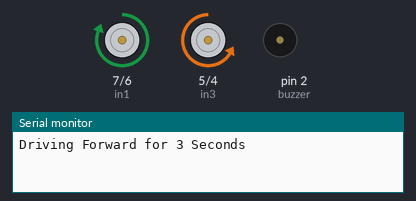
This sketch was run on a simulated Arduino Uno, built with avr-gcc and run on an emulated ATmega328P. Parts: motor-driver pin pairs drawn as motors (green arrow = first pin HIGH = forward, orange = second pin HIGH = backward, longer = more drive, scaled by the enable pin), buzzer (waves = sounding, pin HIGH), the last lines printed to the serial monitor. At 7.0 s the program stops and its outputs stay as they are.

Above: at 0.1 s.
At 3.1 s:
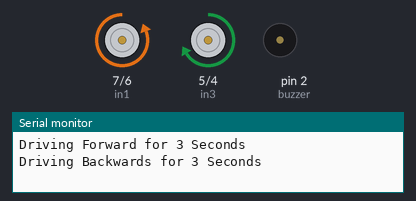
At 6.1 s:
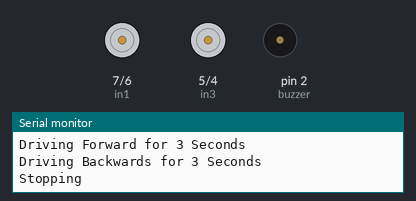
Timing chart, 0 to 7.6 s (numbered marks = the images above):
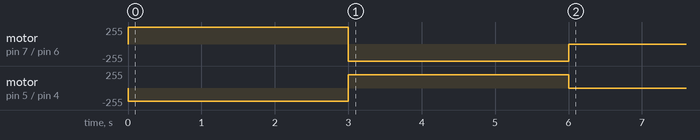

The sketch:

swarm_rover.ino
```cpp
#include "SoftwareSerial.h"
SoftwareSerial mySerial(0, 1); // RX | TX

char t;
int buzzer = 2;
int trigPin = A0;
int echoPin = A1;

long duration, distance;

// Motor A

int enA = 8;
int in1 = 7;
int in2 = 6;

// Motor B

int enB = 3;
int in3 = 5;
int in4 = 4;

void setup()
{
  Serial.begin(9600);

  pinMode(enA, OUTPUT);
  pinMode(enB, OUTPUT);
  pinMode(in1, OUTPUT);
  pinMode(in2, OUTPUT);
  pinMode(in3, OUTPUT);
  pinMode(in4, OUTPUT);
  pinMode(buzzer, OUTPUT);

  pinMode(trigPin, OUTPUT);
  pinMode(echoPin, INPUT);
}


void loop()
{
Serial.println("Driving Forward for 3 Seconds");
analogWrite(enA, 200);
analogWrite(enB, 200);

digitalWrite(in1,HIGH);
digitalWrite(in2,LOW);
digitalWrite(in3,LOW);
digitalWrite(in4,HIGH);
delay(3000);

Serial.println("Driving Backwards for 3 Seconds");
analogWrite(enA, 200);
analogWrite(enB, 200);

digitalWrite(in1,LOW);
digitalWrite(in2,HIGH);
digitalWrite(in3,HIGH);
digitalWrite(in4,LOW);
delay(3000);

Serial.println("Stopping");
analogWrite(enA, 0);
analogWrite(enB, 0);

digitalWrite(in1,LOW);
digitalWrite(in2,LOW);
digitalWrite(in3,LOW);
digitalWrite(in4,LOW);
delay(1000);
exit(0);
}
```

Measured:
- by itself, motor on pin 7 (in1) / pin 6 (in2): stopped → forward 255/255 at 0.00 s, → backward 255/255 3.0 s later, → stopped 3.0 s later
- by itself, motor on pin 5 (in3) / pin 4 (in4): stopped → backward 200/255 at 0.00 s, → forward 200/255 3.0 s later, → stopped 3.0 s later
